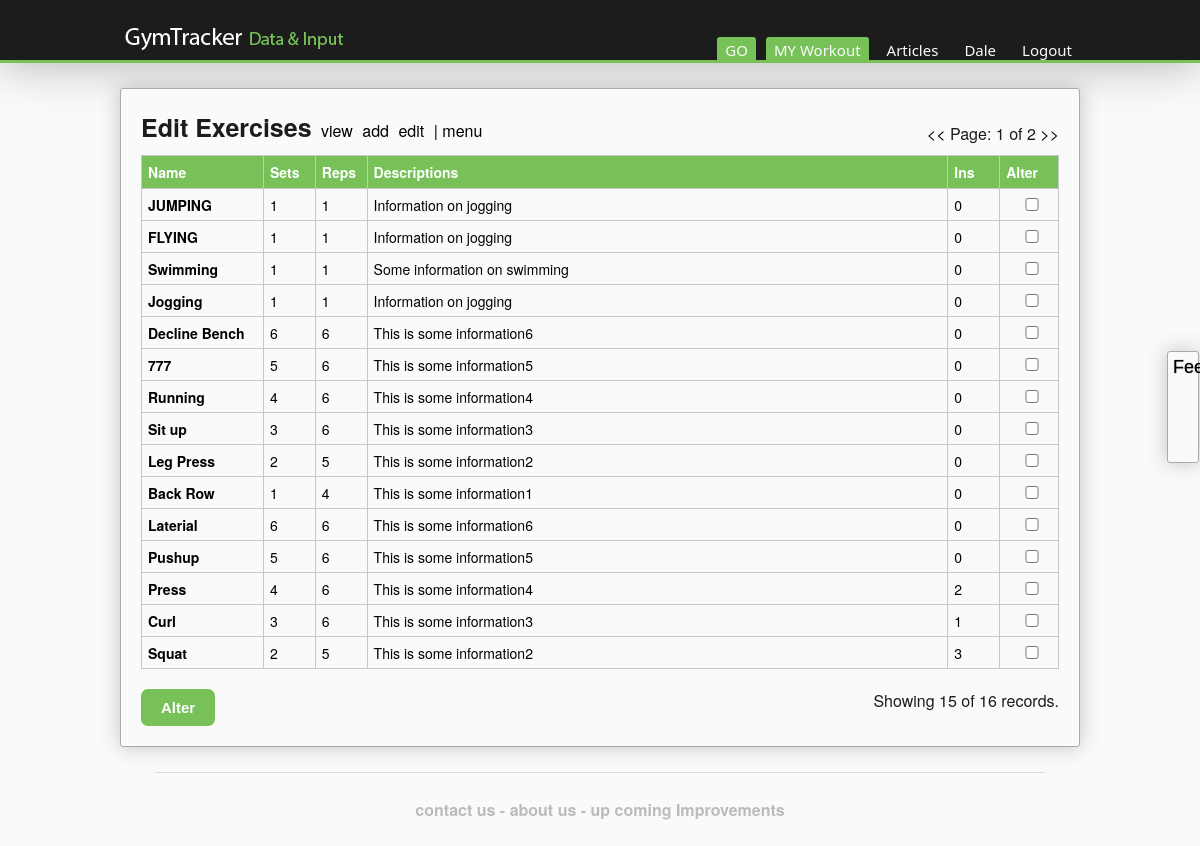
Page /input?e_edit&page=1 (signed in) on the committed database.
### tables this page shows
CREATE TABLE tbl_users(
   userId                 int(11)          AUTO_INCREMENT,                       
   active                 tinyint(1)       NOT NULL DEFAULT 1,                   

   username               varchar(30)      NOT NULL,                             
   loginPassword          char(60)         NOT NULL,                             
   salt                   char(21),                                              
   joined                 TIMESTAMP        NOT NULL DEFAULT CURRENT_TIMESTAMP,   
   firstName              varchar(15)      NOT NULL,                             
   lastName               varchar(15)      NOT NULL,                             
   emailAddress           varchar(50)      NOT NULL,                             
   adminLevel             tinyint(1)       NOT NULL DEFAULT 0,                   
   deactivationTime       DATE,                                                  
   lastTimeActive         TIMESTAMP        NOT NULL,                             
   help                   tinyint(1)       NOT NULL DEFAULT 1,                   
   isKilo                 tinyint(1)       NOT NULL,                             
   registeredIP           char(45),                                              
   timeZone               varchar(64),                                           
   registeredEmail        tinyint(1)       NOT NULL DEFAULT 0,                   
   regEmailSentTime       TIMESTAMP,                                             
   recovEmailSentTime     TIMESTAMP,

   UNIQUE(username),
   UNIQUE(emailAddress),
   Primary Key(userId)
);

CREATE TABLE tbl_exercises(
   exerciseId         int(11)        AUTO_INCREMENT,                        
   active             tinyint(1)     NOT NULL DEFAULT 1,                    
   userIdF            int(11)        NOT NULL,                              

   name               varchar(30)    NOT NULL,                              
   description        varchar(255)   NOT NULL,                              
   reps               int(11)        NOT NULL,                              
   sets               int(11)        NOT NULL,                              
   muscleGroup        varchar(255),                                         
   timeCreated        TIMESTAMP      NOT NULL DEFAULT CURRENT_TIMESTAMP,
   deactivationTime   DATE,                                                 
   rating             float(4,1),                                           
   mediaUrl           varchar(255),                                         

    
   share              tinyint(1)     NOT NULL,                              
   defaultExercise    tinyint(1),                                           



   UNIQUE(name, userIdF),                                                   
   Primary Key(exerciseId),
   FOREIGN KEY(userIdF) REFERENCES tbl_users(userId)
);

### inc/msc_functions/classes.php (called while the page is built, shortened)
<?php
  class ControllerExerciseEdit{
    var $user_id;
    var $conn;
    var $input_rows_per_page;
    var $total_input_rows;
    var $total_pages_required;
    var $active_page;
    function ControllerExerciseEdit($conn, $user_id, $page, $input_rows_per_page){
      $this->conn = $conn;
      $this->user_id = $user_id;
      $this->total_input_rows = count(return_exercises_rows($this->conn, $this->user_id, 100000));
      $this->total_pages_required = ceil($this->total_input_rows/$input_rows_per_page);
      $this->active_page = $page;
      $this->input_rows_per_page = $input_rows_per_page;
    }
    function return_total_of_input_rows(){
      return $this->total_input_rows;
    }
    function return_total_pages_required(){
      return $this->total_pages_required;
    }
    function return_page_num(){
      return $this->active_page;
    }
    function return_page_rows(){
      $rows_on_page = $this->input_rows_per_page;
      if((($rows_on_page * $this->active_page) - $rows_on_page) >= 0){
        $row_entry = ($rows_on_page * $this->active_page) - $rows_on_page;
      } else {
        $row_entry = 0;
      }
      return return_exercises_rows($this->conn, $this->user_id, $rows_on_page, $row_entry);
    }
  }
?>

### inc/functions.php (called while the page is built, shortened)
<?php
require_once "msc_functions/classes.php";
require_once "msc_functions/registeration_recovery.php";
require_once "msc_functions/database.php";
  function return_exercises_rows($conn, $user_id, $amount_to_show = 100, $location = 0){
    $query = $conn->prepare("SELECT * FROM tbl_exercises WHERE userIdF = $user_id ORDER BY exerciseId DESC LIMIT $location, $amount_to_show");
    $query -> execute();
    return $query->fetchALL(PDO::FETCH_ASSOC);
  }
?>

### inc/msc_functions/database.php (called while the page is built, shortened)
<?php
	function num_of_inputs_for_ex($conn, $user_id, $exercise_id){
		$count = $conn->query("SELECT COUNT(*) FROM tbl_exercise_values WHERE active = true AND exerciseIdF = $exercise_id AND userIdF = $user_id");
		$count = $count->fetchALL(PDO::FETCH_ASSOC);
		return $count[0]['COUNT(*)'];
	}
?>

### inc/data_forms/exercise_edit.php (the view, shortened to what this page needs)
<?php
  $conn = connect($config['db']);
  if( isset($_GET['page']) && !empty($_GET['page']) ){
    $num_of_displayed_rows = 15;
    $user_id = $_SESSION['myuserid'];
    $lInputEdit = new ControllerExerciseEdit($conn, $user_id, $_GET['page'], $num_of_displayed_rows);
    $num_total_pages = $lInputEdit->return_total_pages_required();
    $page = $lInputEdit->return_page_num();
    $total_stored_rows = $lInputEdit->return_total_of_input_rows();
    $rows = $lInputEdit->return_page_rows();
  } else {
   header("Location: input?e_edit&page=1");
   die();
 }
?>
<div class="page">
    <div class="information">
      <div class="title_nav">
          <h1>Edit Exercises</h1>
          <p><a href="input?exercises">view</a></p>
          <p><a href="input?e">add</a></p>
          <p><a href="input?e_edit">edit</a></p>
          <p><a href="input">| menu</a></p>
          <p style="float:right; padding-top:13px;">
            <?php echo
              "<a href='input.php?e_edit&page=" . ($page - 1) . "'> << </a>" .
              "Page: " . $page . " of " . $num_total_pages .
              "<a href='input.php?e_edit&page=" . ($page + 1) . "'> >> </a>";
            ?>
          </p>
      </div>
<?php if(count($rows)): ?>
<div class="exercise_input_table">
<form action="" method="post">
<table>
  <thread>
    <tr>
      <th class="col_name">Name</th>
      <th class="col_sets">Sets</th>
      <th class="col_sets">Reps</th>
      <th class="col_des">Descriptions</th>
      <th class="col_sets">Ins</th>
      <th class="col_id">Alter</th>
    </tr>
  </thread>
  <tbody>
    <?php
      foreach($rows as $row){
        $active = $row['active'];
        if(!$active)
          echo '<tr class="in_active">';
        else
          echo '<tr>';
                     echo  '<td class="col_name">' . $row['name'] . '</td>' .
                           '<td class="col_sets">' . $row['sets'] . '</td>' .
                           '<td class="col_sets">' . $row['reps'] . '</td>' .
                           '<td class="col_des">' .  $row['description'] . '</td>' .
                           '<td class="col_sets">' . num_of_inputs_for_ex($conn, $user_id, $row['exerciseId']) .  '</td>';
        if(!$active) echo  '<td class="col_id in_active"><input type="checkbox" name="exer_recover_item' . $row['exerciseId'] . '"></td>';
        else         echo  '<td class="col_id"><input type="checkbox" name="exer_delete_item' . $row['exerciseId'] . '"></td>';
       echo '</tr>';
      } ?>
  </tbody>
</table>
<input type="submit" value="Alter" class="spec_input_buttom">
  <p style="float:right">
    <?php
      echo 'Showing ';
      if($total_stored_rows == $num_of_displayed_rows)
        echo $num_of_displayed_rows;
      else echo  count($rows);
      echo ' of '. $total_stored_rows . ' records.';
    ?>
</form>
</div>
<?php else: ?>
  <div class="help">
    There are no exercises to alter, click <a style="text-decoration: underline; font-weight: bold; color:white" href="input.php?e">here</a> to add an exercise
  </div>
<?php endif ?>
    </div>
</div>

### inc/parts/header.php (shortened to what this page needs)
<?php
        if(isset($_SESSION["myuserid"])){
			require_once "inc/functions.php";
        	$conn = connect($config['db']);
        	$user_id = $_SESSION["myuserid"];
        	$user_rows = $conn->query("SELECT * from tbl_users WHERE userId = $user_id");
        	$user_rows = $user_rows->fetchAll(PDO::FETCH_ASSOC);
        	$user_row = $user_rows[0];
        	extract($user_row);
        }
?>
<!DOCTYPE html>
<html>
<head>
	<link rel="stylesheet" href="/css/reset.css">
	<link rel="stylesheet" href="/css/header_nav.css">
	<link rel="stylesheet" href="/css/news_page.css">
	<link rel="stylesheet" href="/css/table.css">
	<link rel="stylesheet" href="/css/popups.css">
</head>
<body>
<a href="mailto:djsalter@hotmail.com?Subject=Feedback">
<div class="css-vertical-text">
		Feedback
</div>
</a>
<div class="topbar">
	<div class="nav">
	<a href="/" id="logo" alt="The NetGym website" title="NetGym logo" rel="home">
		<img src="/img/logo3.png" alt="NetGym logo"/>
	</a>
		<ul><?php
			if(isset($_SESSION["myuserid"])){
				echo '<li id="logout">		<a href="/logout">Logout</a></li>' . PHP_EOL;
				echo '<li id="user">  		<a href="/profile">' . $firstName . '</a></li>' . PHP_EOL;
				echo '<li id="articles">    <a href="/articles">Articles</a></li>' . PHP_EOL;
				echo '<li id="input"> 		<a href="/input">MY Workout</a></li>' . PHP_EOL;
				echo '<li id="go">    		<a href="/input?n">GO</a></li>' . PHP_EOL;
			} else {
				echo '<li id="login_button"><a href="#">Login</a></li>' . PHP_EOL;
				echo '<li id="register">    <a href="/register">Register</a></li>' . PHP_EOL;
				echo '<li id="articles">	<a href="/articles">Articles</a></li>' . PHP_EOL;
			}?>
		</ul>
	</div>
</div>

### css/header_nav.css (style rules this page uses)
html { font-family: "Helvetica Neue", Helvetica, Arial, sans-serif; }
.nav { font-family: "lucida grande","Segoe UI",arial,verdana,"lucida sans unicode",tahoma,sans-serif; }
body { background:rgb(243, 243, 241); }
.topbar { width: 100%; height: 60px; background: rgb(28, 28, 28); border-bottom: 3px solid rgb(119, 193, 88); box-shadow: 0 0 50px rgba(0,0,0,0.3); }
.nav { width: 960px; margin: auto; }
#logo { font-size: 30px; margin-top: 10px; color:rgb(251, 251, 251); display:inline; float:left; width:250px; height:50px; background-color:rgb(28,28,28); }
.nav ul li { float:right; border-radius: 3px 3px 0px 0px; margin-top: 37px; margin-left: 10px; padding-top: 3px; height:20px; font-size: 15px; text-align: center; }
.nav ul li a { text-decoration: none; color: rgb(251, 251, 251); padding-left: 8px; padding-right: 8px; }
.nav .selected, .nav li:hover, #GO { color: rgb(251, 251, 251); background: rgb(119, 193, 88); }
#user { text-transform:capitalize; }
div.css-vertical-text { color:#000; border: 1px solid black; border-radius: 3px; box-shadow: 0 0 20px rgba(68,68,68,0.3); border: 1px solid rgb(170, 170, 170); padding:5px; background:rgb(250, 250, 250); writing-mode:tb-rl; -webkit-transform:rotate(270deg); -moz-transform:rotate(270deg); -o-transform: rotate(270deg); white-space:nowrap; display:block; width:100px; height:20px; font-family: ‘Trebuchet MS’, Helvetica, sans-serif; font-size:18px; font-weight:normal; text-shadow: 0px 0px 1px rgb(68,68,68); text-align: center; position: fixed; bottom: 50%; right: -39px; }

### css/news_page.css (style rules this page uses)
body { background:rgb(250, 250, 250); }
.page { width: 960px; margin: auto; }
.information { border-radius: 3px; box-shadow: 0 0 20px rgba(68,68,68,0.3); margin-top:25px; border: 1px solid rgb(170, 170, 170); padding: 20px; background:rgb(250, 250, 250); }
.information h1 { font-size: 25px; font-weight: bold; color:rgb(28,28,28); }
.information p { margin-left:5px; color:rgb(28,28,28); overflow: hidden; }
.information .title_nav { margin-bottom: 10px; }
.information table { margin-top: 10px; margin-bottom: 20px; }
.information a { text-decoration: none; color: black; }

### css/table.css (style rules this page uses)
table { border-collapse: collapse; border-spacing: 0; width: 100%; table-layout:auto; }
th { font-weight:bold; background: rgb(119, 193, 88); color: rgb(250, 250, 250); height:10px; }
th, td { border: 1px solid #c6c9cc; vertical-align: top; padding:6px; font-size: 14px; }
.information th { color:white; }
td input { width:95%; }
.col_id { width: 5%; }
.col_name { width:12%; font-weight: bold; }
.col_sets, .col_reps { width:1%; }
.col_des { width:50%; }
.exercise_input_table table { table-layout:fixed; }
.exercise_input_table td { overflow: hidden; text-overflow: ellipsis; white-space: nowrap; padding-bottom:5px; }
.exercise_input_table .col_name { width: 100px; }
.exercise_input_table .col_sets { width: 35px; }
.exercise_input_table .col_des { width: 525px; }
.spec_input_buttom { background: linear-gradient(top, rgb(119, 193, 88) 0%,#8fc800 90%); background: -moz-linear-gradient(top, rgb(119, 193, 88) 0%,#8fc800 90%); background: -webkit-linear-gradient(top, rgb(119, 193, 88) 0%,#8fc800 90%); background: rgb(119, 193, 88); padding:10px 20px 10px 20px; border:none; border-radius: 7px; color:white; font-size: 15px; font-weight: bold; }
.title_nav p, .title_nav h1 { display:inline; }

### rows in the picture
tbl_users: firstName "Dale"
tbl_exercises: name "JUMPING", sets "1", reps "1", description "Information on jogging", exerciseId "0"
tbl_exercises: name "FLYING", sets "1", reps "1", description "Information on jogging", exerciseId "0"
tbl_exercises: name "Swimming", sets "1", reps "1", description "Some information on swimming", exerciseId "0"
tbl_exercises: name "Jogging", sets "1", reps "1", description "Information on jogging", exerciseId "0"
tbl_exercises: name "Decline Bench", sets "6", reps "6", description "This is some information6", exerciseId "0"
tbl_exercises: name "777", sets "5", reps "6", description "This is some information5", exerciseId "0"
tbl_exercises: name "Running", sets "4", reps "6", description "This is some information4", exerciseId "0"
tbl_exercises: name "Sit up", sets "3", reps "6", description "This is some information3", exerciseId "0"
tbl_exercises: name "Leg Press", sets "2", reps "5", description "This is some information2", exerciseId "0"
tbl_exercises: name "Back Row", sets "1", reps "4", description "This is some information1", exerciseId "0"
tbl_exercises: name "Laterial", sets "6", reps "6", description "This is some information6", exerciseId "0"
tbl_exercises: name "Pushup", sets "5", reps "6", description "This is some information5", exerciseId "0"
tbl_exercises: name "Press", sets "4", reps "6", description "This is some information4", exerciseId "2"
tbl_exercises: name "Curl", sets "3", reps "6", description "This is some information3"
tbl_exercises: name "Squat", sets "2", reps "5", description "This is some information2", exerciseId "3"

### other values in the picture
$page "1"
$num_total_pages "2"
count($rows) "15"
$total_stored_rows "16"
